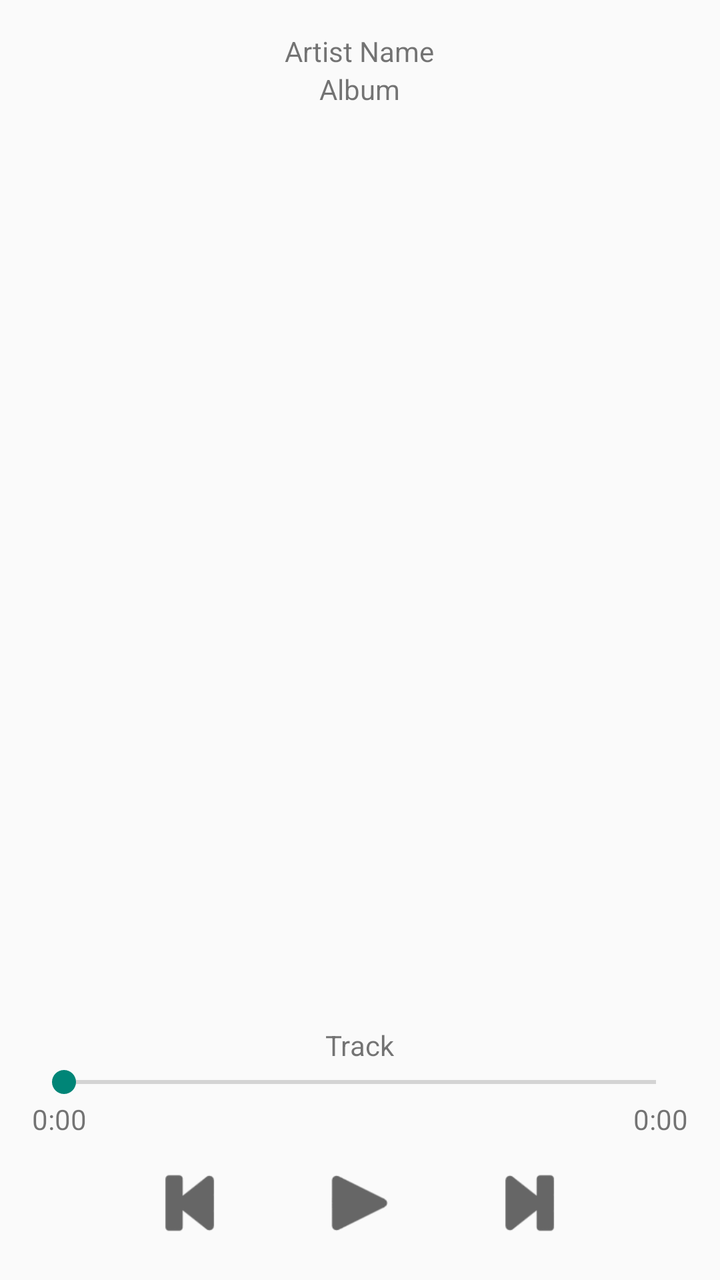
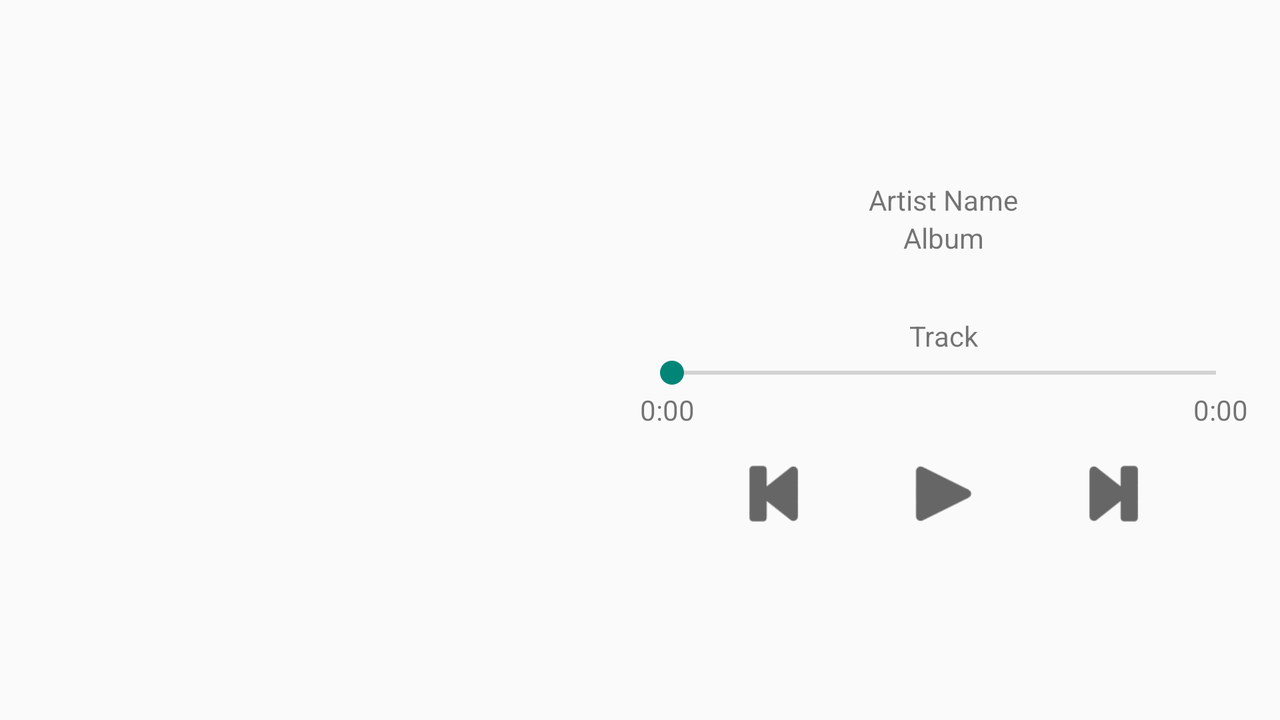

The same Android screen from two of the app's own layout files: first res/layout/ as a phone draws it, then the repository's variant for another configuration, drawn on a device whose configuration selects that folder. Both files follow.
<!-- AndroidManifest.xml: application theme AppTheme -->
<!-- res/layout/fragment_track_player.xml -->
<?xml version="1.0" encoding="utf-8"?>
<RelativeLayout xmlns:android="http://schemas.android.com/apk/res/android"
    android:layout_width="match_parent" android:layout_height="match_parent"
    android:paddingLeft="@dimen/activity_horizontal_margin"
    android:paddingRight="@dimen/activity_horizontal_margin"
    android:paddingTop="@dimen/activity_vertical_margin"
    android:paddingBottom="@dimen/activity_vertical_margin">

    <TextView
        android:id="@+id/artist_text_view"
        android:layout_width="wrap_content"
        android:layout_height="wrap_content"
        android:layout_centerHorizontal="true"
        android:gravity="center_horizontal"
        android:text="Artist Name"/>

    <TextView
        android:id="@+id/album_text_view"
        android:layout_width="wrap_content"
        android:layout_height="wrap_content"
        android:layout_below="@+id/artist_text_view"
        android:layout_centerHorizontal="true"
        android:gravity="center_horizontal"
        android:text="Album"/>

    <ImageView
        android:id="@+id/thumbnail_image_view"
        android:layout_width="match_parent"
        android:layout_height="0dp"
        android:contentDescription="@string/album_thumbnail"
        android:layout_below="@+id/album_text_view"
        android:layout_above="@+id/track_text_view"
        android:layout_centerHorizontal="true"
        android:layout_marginTop="10dp" />

    <TextView
        android:id="@+id/track_text_view"
        android:layout_width="wrap_content"
        android:layout_height="wrap_content"
        android:layout_centerHorizontal="true"
        android:gravity="center_horizontal"
        android:layout_above="@+id/seekbar"
        android:text="Track"
        android:layout_marginTop="10dp"/>

    <SeekBar
        android:id="@+id/seekbar"
        android:layout_width="match_parent"
        android:layout_height="wrap_content"
        android:layout_above="@+id/seekbar_time_layout" />


    <RelativeLayout
        android:id="@+id/seekbar_time_layout"
        android:layout_width="match_parent"
        android:layout_height="wrap_content"
        android:layout_above="@+id/media_buttons_layout"
        android:orientation="horizontal">

        <TextView
            android:id="@+id/seekbar_current_time_text_view"
            android:layout_width="wrap_content"
            android:layout_height="wrap_content"
            android:text="0:00" />

        <TextView
            android:id="@+id/seekbar_end_time_text_view"
            android:layout_width="wrap_content"
            android:layout_height="wrap_content"
            android:layout_toRightOf="@id/seekbar_current_time_text_view"
            android:layout_toEndOf="@id/seekbar_current_time_text_view"
            android:layout_alignParentRight="true"
            android:layout_alignParentEnd="true"
            android:gravity="end"
            android:text="0:00" />
    </RelativeLayout>

    <LinearLayout
        android:id="@+id/media_buttons_layout"
        android:layout_width="match_parent"
        android:layout_height="wrap_content"
        android:orientation="horizontal"
        android:layout_alignParentBottom="true"
        android:layout_marginTop="10dp"
        android:gravity="center_horizontal">

        <ImageButton
            android:id="@+id/media_previous_track_button"
            android:layout_width="@dimen/media_buttons_width_height"
            android:layout_height="@dimen/media_buttons_width_height"
            android:layout_marginRight="@dimen/media_buttons_horizontal_spacing"
            android:layout_marginEnd="@dimen/media_buttons_horizontal_spacing"
            android:scaleType="centerInside"
            android:src="@drawable/ic_media_previous"
            android:background="@drawable/media_button_selector"
            android:contentDescription="@string/prev_track"/>

        <ImageButton
            android:id="@+id/media_play_pause_button"
            android:layout_width="@dimen/media_buttons_width_height"
            android:layout_height="@dimen/media_buttons_width_height"
            android:scaleType="centerInside"
            android:src="@drawable/ic_media_play"
            android:background="@drawable/media_button_selector"
            android:contentDescription="@string/next_track"/>

        <ImageButton
            android:id="@+id/media_next_track_button"
            android:layout_width="@dimen/media_buttons_width_height"
            android:layout_height="@dimen/media_buttons_width_height"
            android:layout_marginLeft="@dimen/media_buttons_horizontal_spacing"
            android:layout_marginStart="@dimen/media_buttons_horizontal_spacing"
            android:scaleType="centerInside"
            android:src="@drawable/ic_media_next"
            android:background="@drawable/media_button_selector"
            android:contentDescription="@string/next_track"/>
    </LinearLayout>

    <ProgressBar
        android:id="@+id/progress_wheel"
        android:layout_width="wrap_content"
        android:layout_height="wrap_content"
        android:indeterminate="true"
        android:layout_centerInParent="true"
        android:visibility="gone"/>
</RelativeLayout>
<!-- resources referenced by this layout -->
<resources>
  <dimen name="activity_horizontal_margin">16dp</dimen>
  <dimen name="activity_vertical_margin">16dp</dimen>
  <dimen name="media_buttons_horizontal_spacing">40dp</dimen>
  <dimen name="media_buttons_width_height">45dp</dimen>
  <!-- drawable ic_media_next: png bitmap (drawable-hdpi, 934 bytes) -->
  <!-- drawable ic_media_play: png bitmap (drawable-hdpi, 1007 bytes) -->
  <!-- drawable ic_media_previous: png bitmap (drawable-hdpi, 940 bytes) -->
  <!-- drawable media_button_selector (drawable) -->
  <?xml version="1.0" encoding="utf-8"?>
  <selector xmlns:android="http://schemas.android.com/apk/res/android">
      <item android:state_pressed="true"
          android:drawable="@color/spotify_grey">
      </item>
  </selector>
  <string name="album_thumbnail">Album Thumbnail</string>
  <string name="next_track">Next Track</string>
  <string name="prev_track">Previous Track</string>
  <style name="AppTheme" parent="Theme.AppCompat.Light.DarkActionBar">
          
      </style>
  <color name="spotify_grey">#cccccc</color>
</resources>
<!-- res/layout-land/fragment_track_player.xml (the repository's variant of the layout above) -->
<!-- drawn on the phone turned sideways -->
<?xml version="1.0" encoding="utf-8"?>
<RelativeLayout xmlns:android="http://schemas.android.com/apk/res/android"
    android:layout_width="match_parent" android:layout_height="match_parent"
    android:paddingLeft="@dimen/activity_horizontal_margin"
    android:paddingRight="@dimen/activity_horizontal_margin"
    android:paddingTop="@dimen/activity_vertical_margin"
    android:paddingBottom="@dimen/activity_vertical_margin">

    <LinearLayout
        android:layout_width="match_parent"
        android:layout_height="match_parent"
        android:orientation="horizontal">

        <ImageView
            android:id="@+id/thumbnail_image_view"
            android:layout_weight="1"
            android:layout_width="0dp"
            android:layout_height="match_parent"
            android:paddingRight="15dp"
            android:contentDescription="@string/album_thumbnail"/>

        <RelativeLayout
            android:layout_weight="1"
            android:layout_width="0dp"
            android:layout_height="match_parent"
            android:gravity="center_vertical">

            <TextView
                android:id="@+id/artist_text_view"
                android:layout_width="wrap_content"
                android:layout_height="wrap_content"
                android:layout_centerHorizontal="true"
                android:gravity="center_horizontal"
                android:text="Artist Name"/>

            <TextView
                android:id="@+id/album_text_view"
                android:layout_width="wrap_content"
                android:layout_height="wrap_content"
                android:layout_below="@+id/artist_text_view"
                android:layout_centerHorizontal="true"
                android:gravity="center_horizontal"
                android:text="Album"/>

            <TextView
                android:id="@+id/track_text_view"
                android:layout_width="wrap_content"
                android:layout_height="wrap_content"
                android:layout_centerHorizontal="true"
                android:gravity="center_horizontal"
                android:layout_below="@+id/album_text_view"
                android:text="Track"
                android:layout_marginTop="30dp"/>

            <SeekBar
                android:id="@+id/seekbar"
                android:layout_width="match_parent"
                android:layout_height="wrap_content"
                android:layout_below="@+id/track_text_view" />

            <RelativeLayout
                android:id="@+id/seekbar_time_layout"
                android:layout_width="match_parent"
                android:layout_height="wrap_content"
                android:layout_below="@+id/seekbar"
                android:orientation="horizontal">

                <TextView
                    android:id="@+id/seekbar_current_time_text_view"
                    android:layout_width="wrap_content"
                    android:layout_height="wrap_content"
                    android:text="0:00" />

                <TextView
                    android:id="@+id/seekbar_end_time_text_view"
                    android:layout_width="wrap_content"
                    android:layout_height="wrap_content"
                    android:layout_toRightOf="@id/seekbar_current_time_text_view"
                    android:layout_toEndOf="@id/seekbar_current_time_text_view"
                    android:layout_alignParentRight="true"
                    android:layout_alignParentEnd="true"
                    android:gravity="end"
                    android:text="0:00" />
            </RelativeLayout>

            <LinearLayout
                android:id="@+id/media_buttons_layout"
                android:layout_width="match_parent"
                android:layout_height="wrap_content"
                android:orientation="horizontal"
                android:layout_marginTop="10dp"
                android:layout_below="@+id/seekbar_time_layout"
                android:gravity="center_horizontal">

                <ImageButton
                    android:id="@+id/media_previous_track_button"
                    android:layout_width="@dimen/media_buttons_width_height"
                    android:layout_height="@dimen/media_buttons_width_height"
                    android:layout_marginRight="@dimen/media_buttons_horizontal_spacing"
                    android:layout_marginEnd="@dimen/media_buttons_horizontal_spacing"
                    android:scaleType="centerInside"
                    android:src="@drawable/ic_media_previous"
                    android:background="@drawable/media_button_selector"
                    android:contentDescription="@string/prev_track"/>

                <ImageButton
                    android:id="@+id/media_play_pause_button"
                    android:layout_width="@dimen/media_buttons_width_height"
                    android:layout_height="@dimen/media_buttons_width_height"
                    android:scaleType="centerInside"
                    android:src="@drawable/ic_media_play"
                    android:background="@drawable/media_button_selector"
                    android:contentDescription="@string/play_pause_track"/>

                <ImageButton
                    android:id="@+id/media_next_track_button"
                    android:layout_width="@dimen/media_buttons_width_height"
                    android:layout_height="@dimen/media_buttons_width_height"
                    android:layout_marginLeft="@dimen/media_buttons_horizontal_spacing"
                    android:layout_marginStart="@dimen/media_buttons_horizontal_spacing"
                    android:scaleType="centerInside"
                    android:src="@drawable/ic_media_next"
                    android:background="@drawable/media_button_selector"
                    android:contentDescription="@string/next_track"/>
            </LinearLayout>
        </RelativeLayout>
    </LinearLayout>

    <ProgressBar
        android:id="@+id/progress_wheel"
        android:layout_width="wrap_content"
        android:layout_height="wrap_content"
        android:indeterminate="true"
        android:layout_centerInParent="true"
        android:visibility="invisible"/>
</RelativeLayout>
<!-- resources referenced by the variant -->
<!-- as the phone turned sideways resolves them -->
<resources>
  <dimen name="activity_horizontal_margin">16dp</dimen>
  <dimen name="activity_vertical_margin">16dp</dimen>
  <dimen name="media_buttons_horizontal_spacing">40dp</dimen>
  <dimen name="media_buttons_width_height">45dp</dimen>
  <!-- drawable ic_media_next: png bitmap (drawable-hdpi, 934 bytes) -->
  <!-- drawable ic_media_play: png bitmap (drawable-hdpi, 1007 bytes) -->
  <!-- drawable ic_media_previous: png bitmap (drawable-hdpi, 940 bytes) -->
  <!-- drawable media_button_selector (drawable) -->
  <?xml version="1.0" encoding="utf-8"?>
  <selector xmlns:android="http://schemas.android.com/apk/res/android">
      <item android:state_pressed="true"
          android:drawable="@color/spotify_grey">
      </item>
  </selector>
  <string name="album_thumbnail">Album Thumbnail</string>
  <string name="next_track">Next Track</string>
  <string name="play_pause_track">Play/Pause Track</string>
  <string name="prev_track">Previous Track</string>
  <style name="AppTheme" parent="Theme.AppCompat.Light.DarkActionBar">
          
      </style>
  <color name="spotify_grey">#cccccc</color>
</resources>
